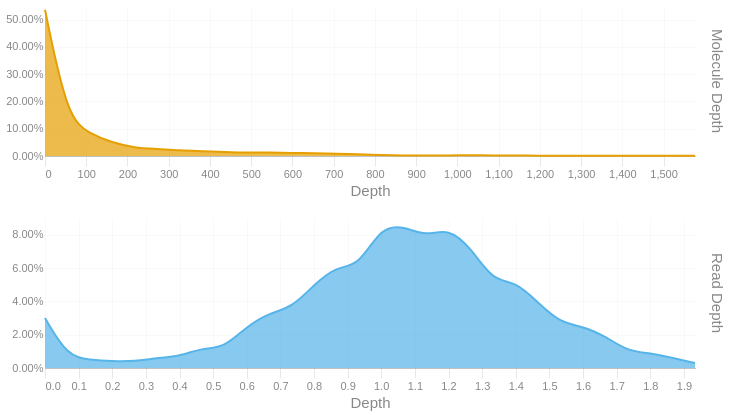

The notebook cell saved with this chart:
### Code cell
readdep = depth_hist(tb['Read Depth'], q99, 3)
readdep = readdep.with_columns(pl.lit('Read Depth').alias('Metric'))
if not SKIPLR:
    moldep = depth_hist(tb['Molecule Depth'], mol_q99, 1)
    moldep = moldep.with_columns(pl.lit('Molecule Depth').alias('Metric'))
    _hist = pl.concat([readdep, moldep])
    _hist = _hist.filter(pl.col('Proportion') != 0)
    with SafeRender(_hist):
        (
            alt.Chart(_hist)        
            .mark_area(interpolate = "basis")
            .encode(
                x=alt.X('Bin:Q').scale(domainMin=0).axis(alt.Axis(title='Depth')),
                y = alt.Y('Proportion:Q', title = None).axis(format = '.2%'),
                color = alt.Color('Metric:N').legend(None),
                row = alt.Row("Metric:N").header(title = None, labelOrient = 'right'),
                tooltip = [
                    alt.Tooltip("Metric:N", title = "Metric"),
                    alt.Tooltip('Interval:N', title = "Depth Interval"),
                    alt.Tooltip('Proportion:Q', title = "% Alignments").format('.2%')
                ]
            )
            .resolve_scale(x='independent', y='independent')
            .properties(
                height = 150, width = 650,
                usermeta={'embedOptions': {'downloadFileName': f'{samplename}.depth.hist'}}
            )
        ).display()
else:
    readdep = readdep.filter(pl.col('Proportion') != 0)
    with SafeRender(readdep):
        (
            alt.Chart(readdep)        
            .mark_area(interpolate = "basis")
            .encode(
                x=alt.X('Bin:Q').scale(domainMin=0).axis(alt.Axis(title='Depth')),
                y = alt.Y('Proportion:Q', title = None).axis(format = '.2%'),
                tooltip = [
                    alt.Tooltip('Interval:N', title = "Depth Interval"),
                    alt.Tooltip('Proportion:Q', title = "% Alignments").format('.2%')
                ]
            )
            .properties(
                usermeta={'embedOptions': {'downloadFileName': f'{samplename}.depth.hist'}}
            )
        ).display()

### Figure 1 — Vega-Lite specification as saved in the notebook (floating-point values rounded to 4 significant figures)
{"width": 650, "height": 150, "config": {"title": {"anchor": "start", "dy": -15, "fontSize": 18, "color": "#888888", "subtitleColor": "#888888", "subtitleFontSize": 14}, "arc": {"fill": "#0072B2"}, "axis": {"domainColor": "#888888", "domainWidth": 0.5, "gridWidth": 0.2, "grid": false, "titleFontWeight": 400, "titleFontSize": 15, "labelFontSize": 11, "labelColor": "#888888", "tickColor": "#888888", "tickWidth": 0.2, "titleColor": "#888888"}, "axisBand": {"grid": false}, "axisX": {"grid": true, "tickSize": 10, "domainCap": "round"}, "axisY": {"domain": false, "grid": true, "tickSize": 0, "domainCap": "round"}, "background": "transparent", "header": {"labelFontSize": 15, "labelColor": "#888888", "titleFontSize": 15, "titleFontWeight": 600, "titleColor": "#888888"}, "legend": {"labelFont": "sans-serif", "labelFontSize": 12, "labelColor": "#888888", "symbolSize": 100, "symbolType": "circle", "titleFontSize": 12, "titlePadding": 10, "titleColor": "#888888", "title": null}, "range": {"category": ["#E69F00", "#56B4E9", "#009E73", "#F0E442", "#0072B2", "#D55E00", "#CC79A7", "#000000"], "diverging": ["#cfe8f3", "#a2d4ec", "#73bfe2", "#46abdb", "#1696d2", "#12719e"]}, "area": {"fill": "#0072B2", "fillOpacity": 0.7, "line": true, "strokeOpacity": 0.7}, "line": {"color": "#0072B2", "stroke": "#0072B2", "strokeWidth": 2}, "trail": {"color": "#0072B2", "stroke": "#0072B2", "strokeWidth": 0, "size": 1}, "point": {"filled": true, "fillOpacity": 1.0, "size": 95}, "text": {"color": "#888888", "fontSize": 11, "align": "right", "fontWeight": 400, "size": 11}, "bar": {"fill": "#0072B2", "stroke": null}, "view": {"stroke": null, "continuousWidth": 660, "continuousHeight": 400}}, "data": {"name": "data-a4c358b4a70d39b3fa49d4e795a14512"}, "mark": {"type": "area", "interpolate": "basis"}, "encoding": {"color": {"field": "Metric", "legend": null, "type": "nominal"}, "row": {"field": "Metric", "header": {"title": null, "labelOrient": "right"}, "type": "nominal"}, "tooltip": [{"field": "Metric", "title": "Metric", "type": "nominal"}, {"field": "Interval", "title": "Depth Interval", "type": "nominal"}, {"field": "Proportion", "format": ".2%", "title": "% Alignments", "type": "quantitative"}], "x": {"axis": {"title": "Depth"}, "field": "Bin", "scale": {"domainMin": 0}, "type": "quantitative"}, "y": {"axis": {"format": ".2%"}, "field": "Proportion", "title": null, "type": "quantitative"}}, "resolve": {"scale": {"x": "independent", "y": "independent"}}, "usermeta": {"embedOptions": {"downloadFileName": "S1_Musquodoboit_002.depth.hist"}}, "$schema": "https://vega.github.io/schema/vega-lite/v6.1.0.json", "datasets": {"data-a4c358b4a70d39b3fa49d4e795a14512": [{"Bin": 0.0, "Interval": "0.0-0.067", "Proportion": 0.03, "Metric": "Read Depth"}, {"Bin": 0.067, "Interval": "0.067-0.133", "Proportion": 0.007, "Metric": "Read Depth"}, {"Bin": 0.133, "Interval": "0.133-0.2", "Proportion": 0.005, "Metric": "Read Depth"}, {"Bin": 0.2, "Interval": "0.2-0.267", "Proportion": 0.004, "Metric": "Read Depth"}, {"Bin": 0.267, "Interval": "0.267-0.333", "Proportion": 0.004, "Metric": "Read Depth"}, {"Bin": 0.333, "Interval": "0.333-0.4", "Proportion": 0.006, "Metric": "Read Depth"}, {"Bin": 0.4, "Interval": "0.4-0.467", "Proportion": 0.007, "Metric": "Read Depth"}, {"Bin": 0.467, "Interval": "0.467-0.533", "Proportion": 0.012, "Metric": "Read Depth"}, {"Bin": 0.533, "Interval": "0.533-0.6", "Proportion": 0.012, "Metric": "Read Depth"}, {"Bin": 0.6, "Interval": "0.6-0.667", "Proportion": 0.025, "Metric": "Read Depth"}, {"Bin": 0.667, "Interval": "0.667-0.733", "Proportion": 0.033, "Metric": "Read Depth"}, {"Bin": 0.733, "Interval": "0.733-0.8", "Proportion": 0.036, "Metric": "Read Depth"}, {"Bin": 0.8, "Interval": "0.8-0.867", "Proportion": 0.05, "Metric": "Read Depth"}, {"Bin": 0.867, "Interval": "0.867-0.933", "Proportion": 0.061, "Metric": "Read Depth"}, {"Bin": 0.933, "Interval": "0.933-1.0", "Proportion": 0.061, "Metric": "Read Depth"}, {"Bin": 1.0, "Interval": "1.0-1.067", "Proportion": 0.085, "Metric": "Read Depth"}, {"Bin": 1.067, "Interval": "1.067-1.133", "Proportion": 0.085, "Metric": "Read Depth"}, {"Bin": 1.133, "Interval": "1.133-1.2", "Proportion": 0.079, "Metric": "Read Depth"}, {"Bin": 1.2, "Interval": "1.2-1.267", "Proportion": 0.084, "Metric": "Read Depth"}, {"Bin": 1.267, "Interval": "1.267-1.333", "Proportion": 0.072, "Metric": "Read Depth"}, {"Bin": 1.333, "Interval": "1.333-1.4", "Proportion": 0.052, "Metric": "Read Depth"}, {"Bin": 1.4, "Interval": "1.4-1.467", "Proportion": 0.052, "Metric": "Read Depth"}, {"Bin": 1.467, "Interval": "1.467-1.533", "Proportion": 0.039, "Metric": "Read Depth"}, {"Bin": 1.533, "Interval": "1.533-1.6", "Proportion": 0.027, "Metric": "Read Depth"}, {"Bin": 1.6, "Interval": "1.6-1.667", "Proportion": 0.025, "Metric": "Read Depth"}, {"Bin": 1.667, "Interval": "1.667-1.733", "Proportion": 0.019, "Metric": "Read Depth"}, {"Bin": 1.733, "Interval": "1.733-1.8", "Proportion": 0.01, "Metric": "Read Depth"}, {"Bin": 1.8, "Interval": "1.8-1.867", "Proportion": 0.009, "Metric": "Read Depth"}, {"Bin": 1.867, "Interval": "1.867-1.933", "Proportion": 0.006, "Metric": "Read Depth"}, {"Bin": 1.933, "Interval": "1.933-2.0", "Proportion": 0.003, "Metric": "Read Depth"}, {"Bin": 0.0, "Interval": "0.0-54.4", "Proportion": 0.536, "Metric": "Molecule Depth"}, {"Bin": 54.4, "Interval": "54.4-108.7", "Proportion": 0.138, "Metric": "Molecule Depth"}, {"Bin": 108.7, "Interval": "108.7-163.1", "Proportion": 0.082, "Metric": "Molecule Depth"}, {"Bin": 163.1, "Interval": "163.1-217.4", "Proportion": 0.049, "Metric": "Molecule Depth"}, {"Bin": 217.4, "Interval": "217.4-271.8", "Proportion": 0.03, "Metric": "Molecule Depth"}, {"Bin": 271.8, "Interval": "271.8-326.1", "Proportion": 0.026, "Metric": "Molecule Depth"}, {"Bin": 326.1, "Interval": "326.1-380.5", "Proportion": 0.02, "Metric": "Molecule Depth"}, {"Bin": 380.5, "Interval": "380.5-434.8", "Proportion": 0.018, "Metric": "Molecule Depth"}, {"Bin": 434.8, "Interval": "434.8-489.2", "Proportion": 0.015, "Metric": "Molecule Depth"}, {"Bin": 489.2, "Interval": "489.2-543.5", "Proportion": 0.012, "Metric": "Molecule Depth"}, {"Bin": 543.5, "Interval": "543.5-597.9", "Proportion": 0.013, "Metric": "Molecule Depth"}, {"Bin": 597.9, "Interval": "597.9-652.2", "Proportion": 0.011, "Metric": "Molecule Depth"}, {"Bin": 652.2, "Interval": "652.2-706.6", "Proportion": 0.011, "Metric": "Molecule Depth"}, {"Bin": 706.6, "Interval": "706.6-760.9", "Proportion": 0.008, "Metric": "Molecule Depth"}, {"Bin": 760.9, "Interval": "760.9-815.3", "Proportion": 0.007, "Metric": "Molecule Depth"}, {"Bin": 815.3, "Interval": "815.3-869.6", "Proportion": 0.003, "Metric": "Molecule Depth"}, {"Bin": 869.6, "Interval": "869.6-924.0", "Proportion": 0.001, "Metric": "Molecule Depth"}, {"Bin": 924.0, "Interval": "924.0-978.3", "Proportion": 0.002, "Metric": "Molecule Depth"}, {"Bin": 978.3, "Interval": "978.3-1032.7", "Proportion": 0.002, "Metric": "Molecule Depth"}, {"Bin": 1033.0, "Interval": "1032.7-1087.0", "Proportion": 0.003, "Metric": "Molecule Depth"}, {"Bin": 1087.0, "Interval": "1087.0-1141.4", "Proportion": 0.002, "Metric": "Molecule Depth"}, {"Bin": 1141.0, "Interval": "1141.4-1195.7", "Proportion": 0.002, "Metric": "Molecule Depth"}, {"Bin": 1196.0, "Interval": "1195.7-1250.1", "Proportion": 0.001, "Metric": "Molecule Depth"}, {"Bin": 1250.0, "Interval": "1250.1-1304.4", "Proportion": 0.001, "Metric": "Molecule Depth"}, {"Bin": 1304.0, "Interval": "1304.4-1358.8", "Proportion": 0.001, "Metric": "Molecule Depth"}, {"Bin": 1359.0, "Interval": "1358.8-1413.1", "Proportion": 0.001, "Metric": "Molecule Depth"}, {"Bin": 1413.0, "Interval": "1413.1-1467.5", "Proportion": 0.001, "Metric": "Molecule Depth"}, {"Bin": 1468.0, "Interval": "1467.5-1521.8", "Proportion": 0.001, "Metric": "Molecule Depth"}, {"Bin": 1522.0, "Interval": "1521.8-1576.2", "Proportion": 0.001, "Metric": "Molecule Depth"}, {"Bin": 1576.0, "Interval": "1576.2-1630.55", "Proportion": 0.001, "Metric": "Molecule Depth"}]}}
